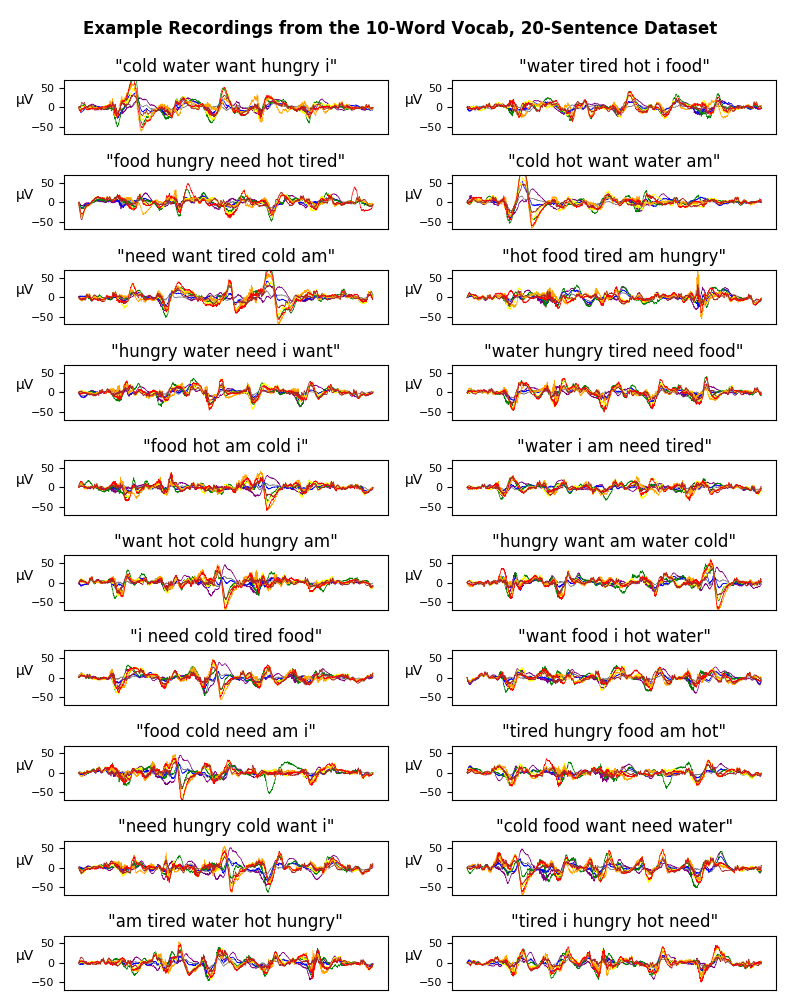

Source code (Python):
import numpy as np
import matplotlib
matplotlib.use('TkAgg')
import matplotlib.pyplot as plt

import data

def normalize_kernel(kernel, subtract_mean=False):
    if subtract_mean:
        kernel = np.array(kernel, np.float32) - np.mean(kernel)
    return np.array(kernel, np.float32) / np.sum(np.abs(kernel))
def ricker_function(t, sigma):
    return 2./(np.sqrt(3*sigma)*np.pi**0.25)*(1.-(float(t)/sigma)**2)*np.exp(-(float(t)**2)/(2*sigma**2))
def ricker_wavelet(n, sigma):
    return np.array(map(lambda x: ricker_function(x, sigma), range(-n//2, n//2+1)))
    
def transform_data(sequence_groups, sample_rate=1000):
    #### Apply DC offset and drift correction
    drift_low_freq = 0.5 #0.5
    sequence_groups = data.transform.subtract_initial(sequence_groups)
    sequence_groups = data.transform.highpass_filter(sequence_groups, drift_low_freq, sample_rate)
    sequence_groups = data.transform.subtract_mean(sequence_groups)

    #### Apply notch filters at multiples of notch_freq
    notch_freq = 60
    num_times = 3 #pretty much just the filter order
    freqs = map(int, map(round, np.arange(1, sample_rate/(2. * notch_freq)) * notch_freq))
    for _ in range(num_times):
        for f in reversed(freqs):
            sequence_groups = data.transform.notch_filter(sequence_groups, f, sample_rate)

    #### Apply standard deviation normalization
    #sequence_groups = data.transform.normalize_std(sequence_groups)

    #### Apply ricker wavelet subtraction
    ricker_width = 35 * sample_rate // 250
    ricker_sigma = 4.0 * sample_rate / 250
    ricker_kernel = normalize_kernel(ricker_wavelet(ricker_width, ricker_sigma))
    ricker_convolved = data.transform.correlate(sequence_groups, ricker_kernel)
    ricker_subtraction_multiplier = 2.0
    sequence_groups = sequence_groups - ricker_subtraction_multiplier * ricker_convolved

    #### Apply sine wavelet kernel
    #period = int(sample_rate)
    #sin_kernel = normalize_kernel(np.sin(np.arange(period)/float(period) * 1*np.pi), subtract_mean=True)
    #sequence_groups = data.transform.correlate(sequence_groups, sin_kernel)

    low_freq = 0.5 #0.5
    high_freq = 8 #8
    order = 1

    #### Apply soft bandpassing
    sequence_groups = data.transform.bandpass_filter(sequence_groups, low_freq, high_freq, sample_rate, order=order)
    
    #### Apply hard bandpassing
    #sequence_groups = data.transform.fft(sequence_groups)
    #sequence_groups = data.transform.fft_frequency_cutoff(sequence_groups, low_freq, high_freq, sample_rate)
    #sequence_groups = np.real(data.transform.ifft(sequence_groups))
#    
    return sequence_groups
    
sequence_groups = transform_data(data.words_10_20_sentences_dataset(include_surrounding=True, surrounding=150))

sequence_groups = data.transform.downsample(sequence_groups, 4)

#length = 10000
#sequence_groups = data.transform.pad_truncate(sequence_groups, length)

lens = map(len, data.get_inputs(sequence_groups)[0])
print min(lens), np.mean(lens), max(lens)

words = np.array(['i', 'am', 'cold', 'hot', 'hungry', 'tired', 'want', 'need', 'food', 'water'])
label_map = [
    [2, 9, 6, 4, 0],
    [9, 5, 3, 0, 8],
    [8, 4, 7, 3, 5],
    [2, 3, 6, 9, 1],
    [7, 6, 5, 2, 1],
    [3, 8, 5, 1, 4],
    [4, 9, 7, 0, 6],
    [9, 4, 5, 7, 8],
    [8, 3, 1, 2, 0],
    [9, 0, 1, 7, 5],
    [6, 3, 2, 4, 1],
    [4, 6, 1, 9, 2],
    [0, 7, 2, 5, 8],
    [6, 8, 0, 3, 9],
    [8, 2, 7, 1, 0],
    [5, 4, 8, 1, 3],
    [7, 4, 2, 6, 0],
    [2, 8, 6, 7, 9],
    [1, 5, 9, 3, 4],
    [5, 0, 4, 3, 7],
]

fig, axes = plt.subplots(10, 2, figsize=(8, 10))
#fig.subplots_adjust(left=0.08, bottom=0.03, right=0.97, top=0.92, wspace=0.2, hspace=1.2)
fig.subplots_adjust(left=0.08, bottom=0.01, right=0.97, top=0.92, wspace=0.2, hspace=0.75)
plt.suptitle('Example Recordings from the 10-Word Vocab, 20-Sentence Dataset', fontweight='bold')
colors = ['gray', 'purple', 'blue', 'green', 'yellow', 'orange', 'red', 'brown']
for i in range(len(sequence_groups)):
    x, y = divmod(i, 2)
    axes[x][y].set_title('"' + ' '.join(map(lambda x: words[x], label_map[i])) + '"')
    seq = sequence_groups[i][0]
#    seq = np.mean(sequence_groups[i], axis=0)
    for c in range(8):
        axes[x][y].plot(seq[:,c], c=colors[c], lw=0.5)
    axes[x][y].set_ylim((-70, 70))
    axes[x][y].set_ylabel(u'\u03BCV', rotation=0)
    axes[x][y].get_xaxis().set_ticks([])
    axes[x][y].tick_params(axis='both', which='major', labelsize=8)

plt.savefig('figure_word10_sentences_visualized.png')

plt.show()